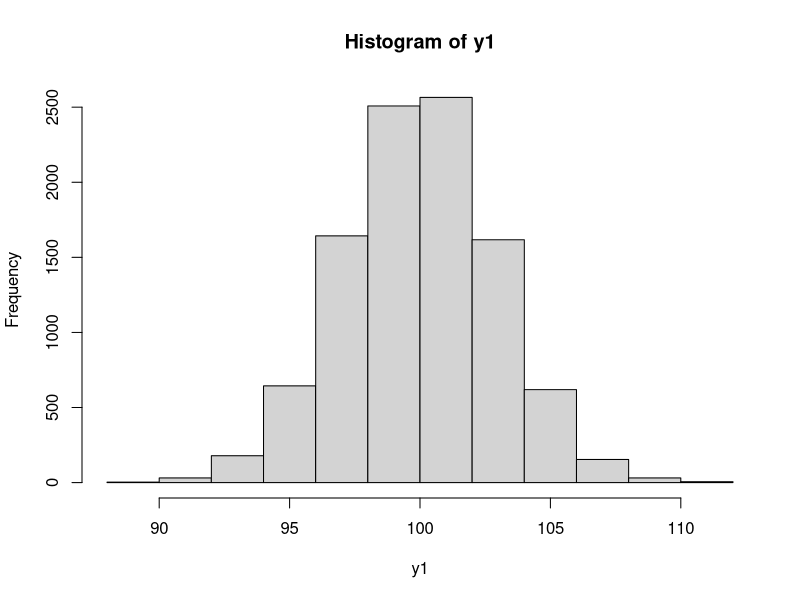
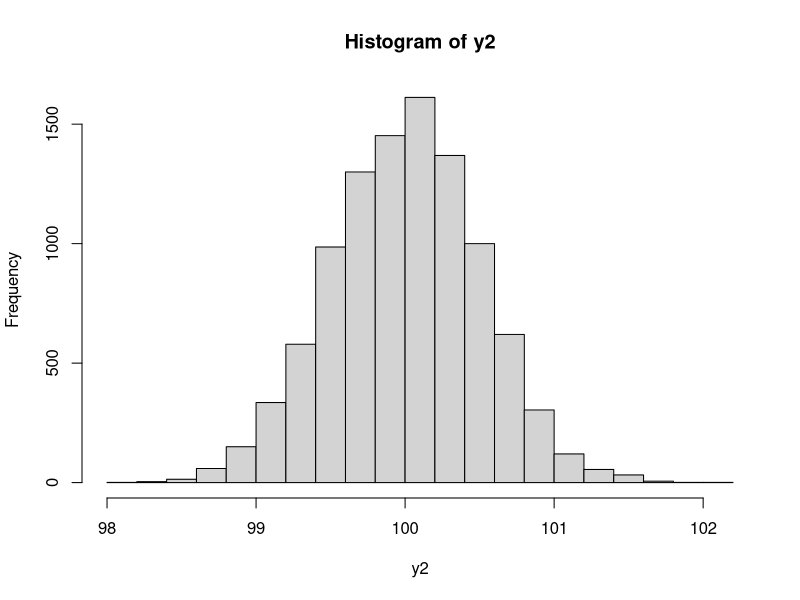

Write the R code that produced these figures, in order. (Note: this script raises an error after producing the figures.)
## ---- chunk 1
knitr::opts_chunk$set(echo = TRUE)
## ---- chunk 2
randomSample <- 10000
y1 <- y2 <- rep(NA,randomSample)

for (i in 1:randomSample) {
  y1[i] <- mean(rnorm(30,100,16))
  y2[i] <- mean(rnorm(1000,100,16))
}
mean(y1);sd(y1);hist(y1)
mean(y2);sd(y2);hist(y2)
## ---- chunk 3
16/sqrt(30)
16/sqrt(1000)

## ---- chunk 4
#Create the sample
b <- rnorm(n=1000,4,3)
#Evaluate the mean and standard deviation 
mean=mean(b)
s_deviaition=sd(b)
## ---- chunk 5
#Adds c=2 to each element of the sample 
c=2
b1=b+c
#Compare the mean and standard deviation  
mean1=mean(b1)
s_deviation1=sd(b1)
print("mean of the first sample +c: ", mean+c)
print("mean of the second sample: ",mean1)
print("standard deviation of the first sample: ",s.deviation)
print("standard deviation of the second sample: ",s.deviation1)
## ---- chunk 6
#multiply the valuse by c=2
b1=c*b
#Compare the mean and variance  
mean1=mean(b1)
s.deviation1=sd(b1)
print("mean of the first sample times c: ", mean*c)
print("mean of the second sample: ",mean1)
print("standard deviation of the first sample times c^2: ",s.deviation*c**2)
print("standard deviation of the second sample: ",s.deviation1)

## ---- chunk 7
y = rgamma(n=100, shape=2)
x = log(y)

mean(x); log(mean(y))
## ---- chunk 8
y = rgamma(n=2, shape=2)
x = log(y)

median(x); log(median(y))
## ---- chunk 9
   1 - pnorm(1, 0, 1) + pnorm(-1, 0, 1)
## ---- chunk 10
   1 - pnorm(2, 0, 1) + pnorm(-2, 0, 1)
## ---- chunk 11
   1 - pnorm(3, 0, 1) + pnorm(-3, 0, 1)
## ---- chunk 12
o <- 365
pr <- 1/365
res <- 1
for (i in 1:23 ) {
  res = res * pr * o 
  cat(i, " -- ",1 - res)
  print(' ')
  o = o - 1
  
}
#same result with pbirthday function
#for (i in 1:50 ) {
#  cat(" - it",i, "with p:",1 - pbirthday(i))}
## ---- chunk 13
ind<-0;iter<- 100000
for(i in 1:iter){
  s<-sample(1:365,50,replace=TRUE);d<- unique(s)
  ind<-ind+as.numeric(length(d)!=length(s)) }
ind/iter
## ---- chunk 14
y <- rbinom(10000000,3,0.50) #the following simulate 10000000 times the no. of successes in 3 trials.
head(y, 10)
mean(y)
sd(y)

rbinom(1,30000000,0.50)/10000000 #this simulate what the exercise is asking to do.
## ---- chunk 15
   log(0.50, 0.95)
## ---- chunk 16
x = c(10, 8, 14, 7, 21, 44, 60)
mean(x); var(x)
## ---- chunk 17
#Evaluating the proportion of not admitted students using the comulative distribution function 
A_not_admitted=pnorm(400,mean=500,sd=100)
B_not_admitted=pnorm(400,mean=450,sd=100)
#This are the value of the proportion in % of the not admetted students 
A_not_admitted
B_not_admitted
#-------------------------------------------
#Since the total namber of student in each group it's the same we can evaluate the 
#propotion of not admitted student of group B among all the non admetted student like this: 
B_not_admitted/(A_not_admitted+B_not_admitted)
#-----------------------------------------------------
#Here we show that decreasing the threshold of the exam 
#the proportion of non admetted student coming from group B increase 
A_not_admitted=pnorm(300,mean=500,sd=100)
B_not_admitted=pnorm(300,mean=450,sd=100)
B_not_admitted/(A_not_admitted+B_not_admitted)

## ---- chunk 18
xx <- seq (0,10, l = 1000)
plot(xx, dgamma(xx, shape = 3, scale = .5), xlab ="x", ylab ="f(x)", type ="l")
lines(xx, dgamma(xx, shape = 3, scale = 1), col = 2)
lines(xx, dgamma(xx, shape = 3, scale = 2), col = 3)
lines(xx,  dgamma(xx, shape = 3, scale = 3), col = 4)
lines(xx,  dgamma(xx, shape = 3, scale = 4), col = 5)
lines(xx,  dgamma(xx, shape = 3, scale = 5), col = 6)

## ---- chunk 19
x = rnorm(n=1000, mean=162, sd=7)
y = rnorm(n=1000, mean=3+0.4*x, sd=8)
plot(x, y)
## ---- chunk 20
mean(x); mean(y); sd(x); sd(y)
## ---- chunk 21
cor(x, y)
## ---- chunk 22
   log(0.50)
## ---- chunk 23
   log(0.75)
## ---- chunk 24
   log(0.25)
## ---- chunk 25
   plot(function(y) dexp(y, rate = 3), xlim = c(0, 5), ylab=" f(y) ", xlab="y", main = "Exponential distribution with λ = 3, pdf")
## ---- chunk 26
#Generating a sample of one million of variable with standard normal distribution 
y=rnorm(1000000,mean=0,sd=1)
#Generating the sample of one million of random variable x that correspond to the cdf evaluated on y 
x=pnorm(y,mean=0,sd=1)
#Comparign the histogram of the two samples
par(mfrow=c(1,2))
hist(y,freq = F)
curve(dnorm(x, mean=0, sd=1), add=TRUE, lty=1, col=2) 
hist(x,freq = F)
curve(dunif(x), add=TRUE, lty=1, col=2) 
## ---- chunk 27
Y10 <-rnorm(10)
Y100 <-rnorm(100)
Y1000 <-rnorm(1000)

qqnorm(Y10,col='blue',main='Y10~ N(0,1)'); abline(0,1)
qqnorm(Y100,col='blue',main='Y100~ N(0,1)'); abline(0,1)
qqnorm(Y1000,col='blue',main='Y1000~ N(0,1)'); abline(0,1)
## ---- chunk 28
yb <- rnorm(1000, 0, 16)
qqnorm(yb)
abline(0,16)
## ---- chunk 29
ye <- rexp(1000)

qqnorm(ye,col='blue', main='Y3 ~ exp(1)') 
## ---- chunk 30
yu <- runif(1000)

qqnorm(yu, col='blue', main='Y4 ~ uniform(0,1)')  
## ---- chunk 31
yu <- runif(1000)
n=1000
q=qunif(c(1:n)/(n+1))
yu=sort(yu)
plot(q,yu)

## ---- chunk 32
n <- 100000; z <- rnorm(n)
zneg <- 0; j <- 1

system.time( #time the original code
  for (i in 1:n) {
    if (z[i]<0) {
      zneg[j] <- z[i]
      j <- j + 1
    }
  }
)
## ---- chunk 33
system.time(
  opt_zneg <- z[z<0] #rewritten code
)
## ---- chunk 34
all(zneg == opt_zneg)
## ---- chunk 35
   set.seed(0); n <- 1000
   A <- matrix(runif(n*n),n,n); x.true <- runif(n)
   y <- A%*%x.true
## ---- chunk 36
   now1 <- Sys.time() 
   I = diag(n)
   A1 = solve(A, I) #inverse matrix of A, using the definition of it
   x1 = A1%*%y #x found with 1° method
   e1 <- abs(x1 - x.true)
   sum1 <- sum(e1)
   MAE1 <- sum1/n
   print(Sys.time() - now1)
   print(MAE1)
## ---- chunk 37
   now2 <- Sys.time()
   x2 = solve(A, y) #x found with 2° method
   e2 <- abs(x2 - x.true)
   sum2 <- sum(e2)
   MAE2 <- sum2/n
   print(Sys.time() - now2)
   print(MAE2)
## ---- chunk 38
#defining cdf function
cdf <- function(x){
  n<- 1000 # number of samples in measurements
  x_m <- rnorm(n,0,n/2) #generate set of measurements
  x_m <- sort(x_m) #sort measurements
  cdf <- c() #initialize vector for cdf
  
  for (i in 1:length(x)){
    j <- 1 #initialize the variable to count #(x_m[j]<x[i])
    while((x_m[j]<x[i])&& (j-1)<length(x_m)){
      j <- j+1  #increase j in case x_m[j]<x[i]
    }
    cdf <- c(cdf, ((j-1)/length(x_m))) #add cdf of x[i]
  }
  
  #print cdf of each corresponding x
  print("Corresponding c.d.f.")
  print(cdf)
    
}
#end of function

#generate observations
n<- 20
m <- 0
x<- rnorm(n,m,n)
print("observed values")
print(x)

#calling the function
cdf(x)

## ---- chunk 39
cdf <- function(x,plot.cdf){
  n<- 1000 # number of samples
  x_m <- rnorm(n,0,n/2) #generate set of measurements
  x_m <- sort(x_m) #sort measurements
  cdf <- c() #initialize vector for cdf
  
  for (i in 1:length(x)){
    j <- 1
    while((x_m[j]<x[i])&& (j-1)<length(x_m)){
      j <- j+1      
    }
    cdf <- c(cdf, ((j-1)/length(x_m)))
  }
  
  #print cdf of each corresponding x
  print("Corresponding c.d.f.")
  print(cdf)
  
  
    
    #for plotting cdf in the form of steps
    if(plot.cdf == TRUE){
      
      x<-sort(x)
      cdf<- sort(cdf)
      plot(x,cdf,type='s',xlab="Observed values", ylab = "c.d.f.")
    }
    
    
}

#generate observations
n<- 20
m <- 0
x<- rnorm(n,m,n)
print("observed values")
print(x)
plot.cdf <- TRUE

#calling the function
cdf(x,plot.cdf)
